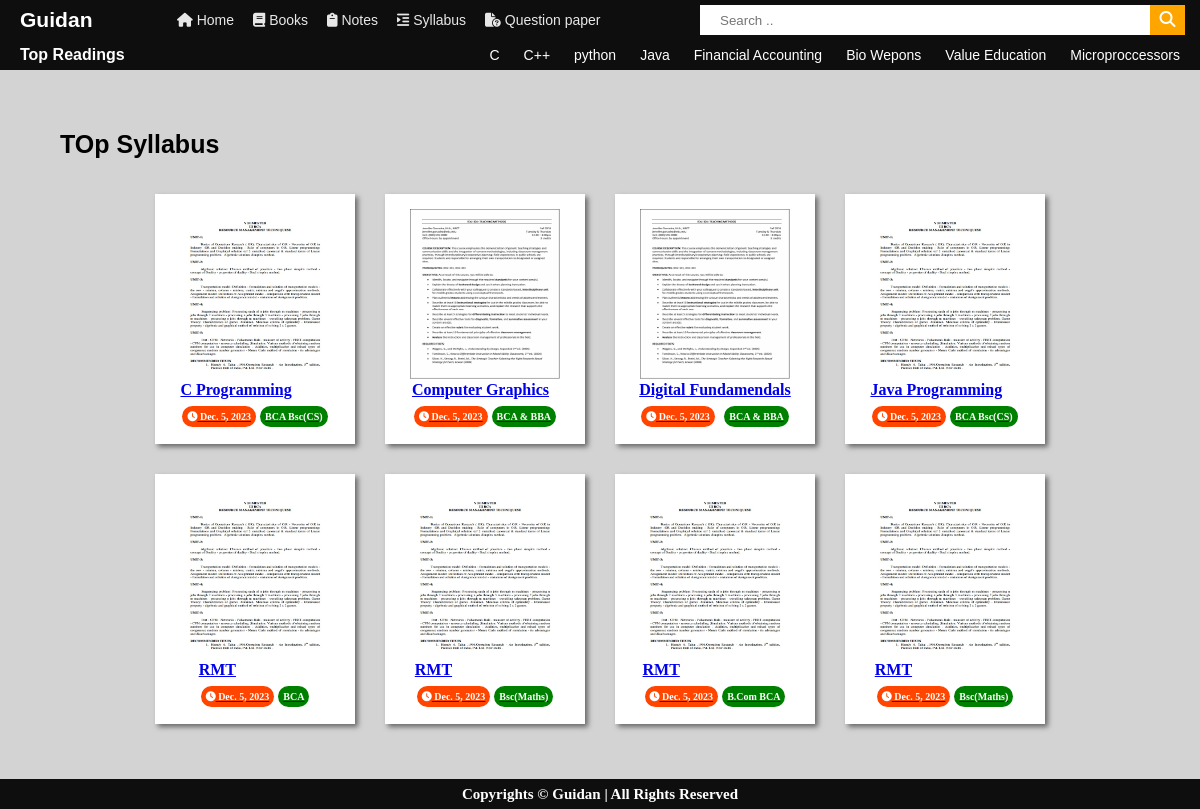
Page /Syllabus on the committed database.
### app/models.py (models this page shows, shortened)
class catagory(models.Model):
    catagory_name = models.CharField(max_length=100)
    class Meta:
        ordering = ['catagory_name']

class products(models.Model):
    bname = models.CharField(max_length=100)
    catagory = models.ForeignKey(catagory , on_delete=models.CASCADE)
    bimg = models.ImageField(upload_to="book_cover")
    bfile = models.FileField(upload_to="pdf_files")
    author = models.CharField(max_length=100)
    branch = models.CharField(max_length=100)
    download_count = models.CharField(max_length=100 , default=0)
    uploaded_at = models.DateField(auto_now_add=True)
    disc = models.TextField()
    class Meta:
        ordering = ['bname']

### app/views.py (the view)
# urls.py: path('Syllabus' , views.syllabus , name='syllabus') ,
def syllabus(request):
    syllabus = products.objects.filter(catagory__catagory_name = 'Syllabus')
    return render(request , 'book_catag.html' , {'books':syllabus , 'heading':'Syllabus'})

### app/templates/book_catag.html
{% extends 'layouts/base.html' %}
{% load static %}
{% block content %}
<section class="section">
    <h3>TOp {{heading}}</h3>
    <div class="row">
        {% for book in books %}
        <A href="{% url 'view-book' book.id %}">
        <div class="card">
            <img src="{{book.bimg.url}}" alt="">
            <div class="card-text">
                <h5>{{book.bname}}</h5>
                <div class="details">
                    <div class="batch time">
                        <i class="fa-regular fa-clock"></i> {{book.uploaded_at}}
                    </div>
                    <div class="batch">
                        {{book.branch}}
                    </div>
                </div>
            </div>
        </div>
        </A>
        {% endfor %}
    </div>
</section>
{% endblock content %}

### app/static/css/navbars.css (style rules this page uses)
* { padding:0; margin: 0; box-sizing: border-box; }
body { background-color: lightgrey; }

### app/static/css/section.css (style rules this page uses)
.section { height: auto; width: 100%; padding: 40px; }
.section h3 { margin: 20px; font-size: 25px; font-family:Arial, Helvetica, sans-serif; }
.row { height: 100%; width: 100%; display: flex; align-items: center; justify-content: center; flex-wrap: wrap; }
.card { height: 250px; width: 200px; margin:15px; background-color: white; display: flex; flex-direction: column; align-items: center; justify-content: space-between; padding:15px; box-shadow: 3px 3px 5px rgba(0,0,0,0.5); }
.card img { height: 170px; width: 150px; }
.card-text h5 { font-size: 16px; font-weight: bold; cursor: pointer; }
.details { display: flex; align-items: center; justify-content: space-between; margin-top:5px; }
.batch { font-size: 10px; font-weight: bold; color:white; height: auto; width: auto; padding:5px 5px; background-color: green; border-radius: 50px; margin:2px; }
.time { background-color: orangered; }

### rows in the picture
catagory: catagory_name "Syllabus"
products: bimg (picture), bname "C Programming", uploaded_at "Dec. 5, 2023", branch "BCA Bsc(CS)"
products: bimg (picture), bname "Computer Graphics", uploaded_at "Dec. 5, 2023", branch "BCA & BBA"
products: bimg (picture), bname "Digital Fundamendals", uploaded_at "Dec. 5, 2023", branch "BCA & BBA"
products: bimg (picture), bname "Java Programming", uploaded_at "Dec. 5, 2023", branch "BCA Bsc(CS)"
products: bimg (picture), bname "RMT", uploaded_at "Dec. 5, 2023", branch "BCA"
products: bimg (picture), bname "RMT", uploaded_at "Dec. 5, 2023", branch "Bsc(Maths)"
products: bimg (picture), bname "RMT", uploaded_at "Dec. 5, 2023", branch "B.Com BCA"
products: bimg (picture), bname "RMT", uploaded_at "Dec. 5, 2023", branch "Bsc(Maths)"
